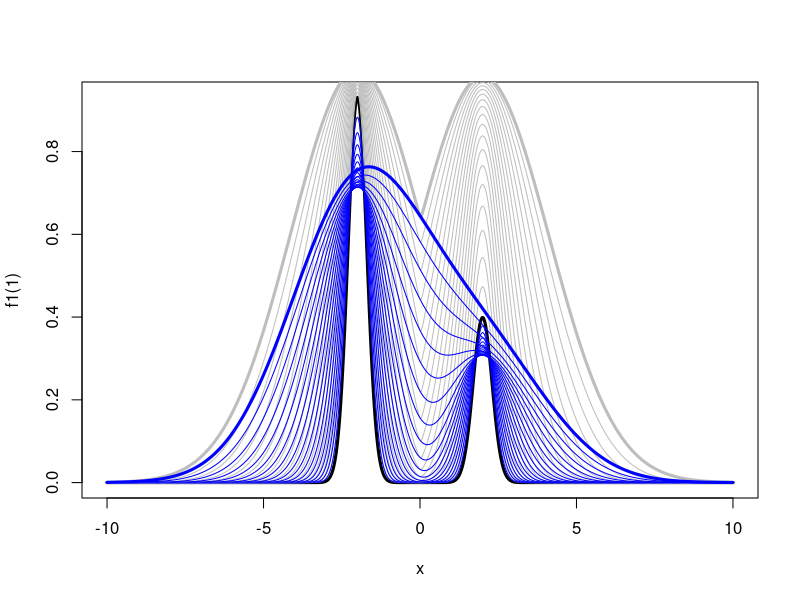

R code for this plot:
x = seq(-10, 10, len=1e4)
ld1 = dnorm(x, -2, .3, log=TRUE)
ld2 = dnorm(x, 2, .3, log=TRUE)
logsumexp = function(logx, logy) {
  lxy = cbind(logx, logy)
  mx = apply(lxy, 1, max)
  # log(sum(exp(logx - logy))) + logy
  log(rowSums(exp(lxy - mx))) + mx
}

lf1 = function(t) {
  # (.7 * d1 + .3 * d2) ^ (1/t)
  logsumexp(log(.7) + ld1, log(.3) + ld2) / t
}

lf2 = function(t) {
  # .7 * d1 ^ (1/t) + .3 * d2 ^ (1/t)
  logsumexp(log(.7) + ld1/t, log(.3) + ld2/t)
}

f1 = function(t) exp(lf1(t))
f2 = function(t) exp(lf2(t))

ntemp = 20
maxtemp = 50
degree = 1
ts = maxtemp ^ (((1:ntemp) ^ degree - 1) / (ntemp ^ degree - 1))
tempstep = maxtemp ^ (1/(ntemp - 1))

# Plots
plot(x, f1(1), type='l', lwd=3)
for (ti in ts[-1]) {
  # lines(x, f1(ti))
  lwd=ifelse(ti == maxtemp, 3, 1)
  lines(x, f1(ti), col='grey', lwd=lwd)
  lines(x, f2(ti), col='blue', lwd=lwd)
}

